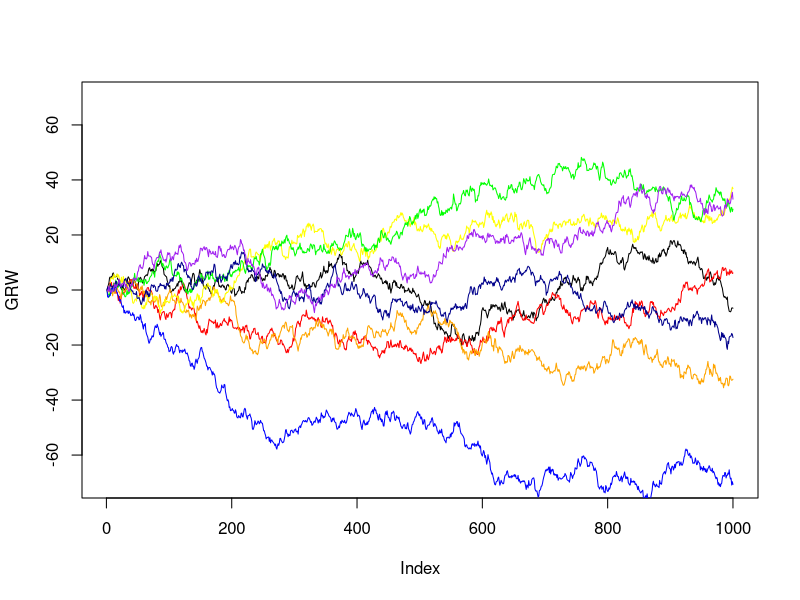

This figure's R source:
## ---- chunk 1
rgrw <- function(n, mean, sd) {
  GRW <- rep(0, n)
  GRW[1] <- 0
  for (i in 1:(n - 1)) GRW[i + 1] <- GRW[i] + rnorm(1, mean, sd)
  return(GRW)
}
## ---- chunk 2
GRW <- rgrw(1000, 0, 1)
plot(GRW, col = "black", type = "l", ylim = c(-70, 70))

cols <- c("red", "orange", "yellow", "green", "blue", "darkblue", "purple")
for (i in 1:7) {
  GRW <- rgrw(1000, 0, 1)
  points(GRW, col = cols[i], type = "l")
}
